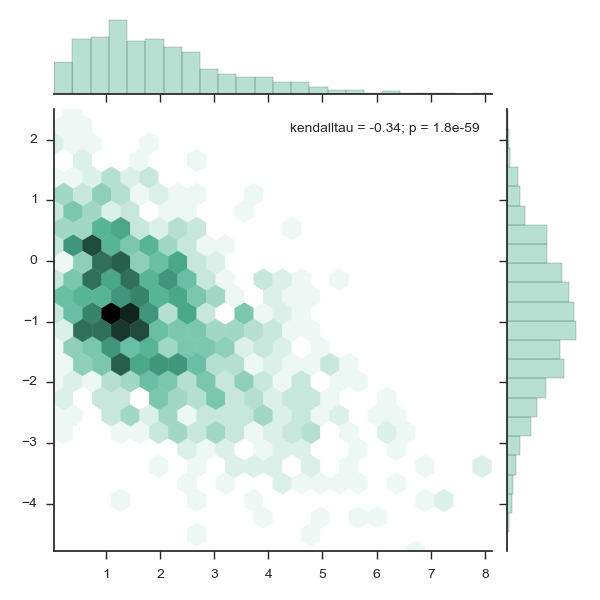

Recreate this plot in Python.
#!/usr/bin/env python
import numpy as np
from scipy.stats import kendalltau
import seaborn as sns
import matplotlib.pyplot as plt
sns.set(style="ticks")

rs = np.random.RandomState(11)
x = rs.gamma(2, size=1000)
y = -.5 * x + rs.normal(size=1000)

plot = sns.jointplot(x, y, kind="hex", stat_func=kendalltau, color="#4CB391")
# plt.show()

import matplotlib
rcParams = matplotlib.rcParams
rcParams['svg.fonttype'] = 'none'  # No text as paths. Assume font installed.

rcParams['font.serif'] = ['Times New Roman']
rcParams['font.sans-serif'] = ['Arial']
rcParams['font.family'] = 'sans-serif'
plt.savefig("jointplot.png")
